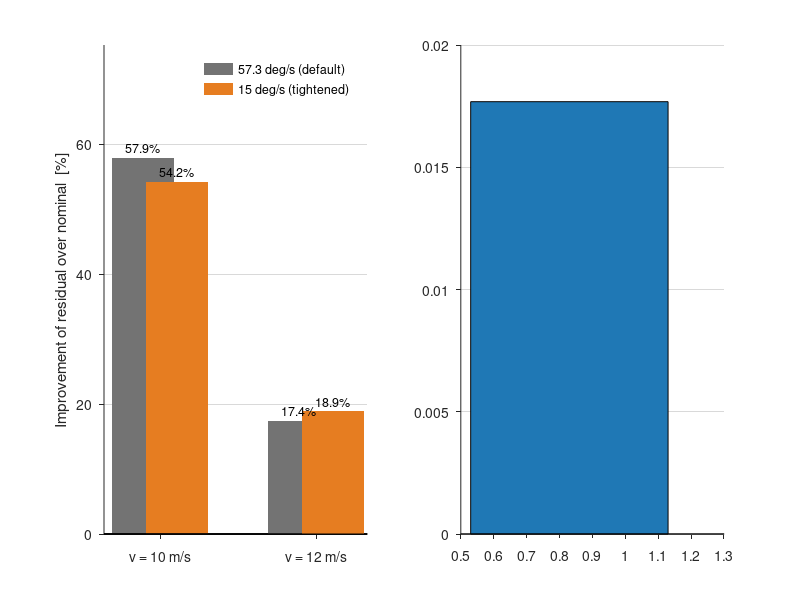

MATLAB code to generate this figure: (Note: this script raises an error after producing the figure.)
% 조향 각속도 제약 민감도 - 성능 이득이 완화된 제약 덕분인가?
%
% 기본 제약 57.3 deg/s (앞바퀴) 는 시뮬레이터 기준 운전자가 같은 코스에서 쓴
% 최대값(2.47 deg/s)의 23배다. 3.8배 강화(15 deg/s)해도 결론이 유지되는지 확인.
%
%   개선율   58% -> 54% (v=10),  17% -> 19% (v=12)   = 유지
%   조향채터 39~48% 감소                              = 오히려 개선
%
% 데이터: fig_ddelta.mat  (results/ddelta_summary.py 생성)
% 실행:   results/matlab/ 폴더 안에서 `plot_ddelta`
% 요구:   base MATLAB 만 (툴박스 불필요). R2013a 이상.

load('fig_ddelta.mat')

NOM  = [0.12 0.47 0.71];      % 파랑 - nominal
RES  = [0.90 0.49 0.13];      % 주황 - residual
GRY  = [0.45 0.45 0.45];

figure('Color','w','Position',[80 80 980 380])

%% (a) 제약별 개선율 - 유지되는가
subplot(1,2,1); hold on; box off
set(gca,'FontSize',10,'TickDir','out','YGrid','on', ...
        'GridColor',[.85 .85 .85],'GridAlpha',1,'Layer','bottom')
sp = [10 12];
for i = 1:2
    a = improve(v_target==sp(i) & limit==limit_loose);
    b = improve(v_target==sp(i) & limit==limit_tight);
    x = (i-1)*1.6;
    bar(x+0.7, a, 0.32, 'FaceColor', GRY, 'EdgeColor','none');
    bar(x+1.05, b, 0.32, 'FaceColor', RES, 'EdgeColor','none');
    text(x+0.7,  a+1.5, sprintf('%.1f%%', a), 'HorizontalAlignment','center','FontSize',9);
    text(x+1.05, b+1.5, sprintf('%.1f%%', b), 'HorizontalAlignment','center','FontSize',9);
end
set(gca,'XTick',[0.875 2.475],'XTickLabel',{'v = 10 m/s','v = 12 m/s'})
ylabel('Improvement of residual over nominal  [%]')
ylim([0 max(improve)*1.3]); xlim([0.3 3.0])
h(1)=patch(nan,nan,GRY,'EdgeColor','none'); h(2)=patch(nan,nan,RES,'EdgeColor','none');
legend(h, {sprintf('%.1f deg/s (default)', limit_loose), ...
           sprintf('%.0f deg/s (tightened)', limit_tight)}, ...
       'Location','northeast','Box','off','FontSize',9)

%% (b) 제약별 조향 채터 - 오히려 개선
subplot(1,2,2); hold on; box off
set(gca,'FontSize',10,'TickDir','out','YGrid','on', ...
        'GridColor',[.85 .85 .85],'GridAlpha',1,'Layer','bottom')
lbl = {}; xi = 0;
for i = 1:2
    for w = 0:1     % 0 = nominal, 1 = residual
        xi = xi + 1;
        if w == 0
            a = chat_nom(v_target==sp(i) & limit==limit_loose);
            b = chat_nom(v_target==sp(i) & limit==limit_tight);
            c = NOM;
        else
            a = chat_res(v_target==sp(i) & limit==limit_loose);
            b = chat_res(v_target==sp(i) & limit==limit_tight);
            c = RES;
        end
        bar(xi-0.17, a, 0.3, 'FaceColor', c, 'FaceAlpha', 0.35, 'EdgeColor','none');
        bar(xi+0.17, b, 0.3, 'FaceColor', c, 'EdgeColor','none');
        text(xi, max(a,b)*1.06, sprintf('%+.0f%%', 100*(b/a-1)), ...
             'HorizontalAlignment','center','FontSize',9,'Color',GRY);
        lbl{xi} = sprintf('v%d %s', sp(i), char('nom'*(w==0) + 'res'*(w==1)));
    end
end
set(gca,'XTick',1:4,'XTickLabel',lbl)
ylabel('Steering chatter  RMS(d\delta/dt)')
xlim([0.4 4.6]); ylim([0 max([chat_nom;chat_res])*1.25])
h2(1)=patch(nan,nan,[.5 .5 .5],'FaceAlpha',0.35,'EdgeColor','none');
h2(2)=patch(nan,nan,[.5 .5 .5],'EdgeColor','none');
legend(h2, {sprintf('%.1f deg/s', limit_loose), sprintf('%.0f deg/s', limit_tight)}, ...
       'Location','northwest','Box','off','FontSize',9)

%% 콘솔 요약
fprintf('\n[조향 각속도 제약 민감도]  기준 운전자 최대 %.2f deg/s\n', ipg_driver_max);
for i = 1:2
    a = improve(v_target==sp(i) & limit==limit_loose);
    b = improve(v_target==sp(i) & limit==limit_tight);
    ca = chat_res(v_target==sp(i) & limit==limit_loose);
    cb = chat_res(v_target==sp(i) & limit==limit_tight);
    fprintf('  v=%2d : 개선율 %.1f%% -> %.1f%%   채터(res) %.4f -> %.4f (%+.0f%%)\n', ...
            sp(i), a, b, ca, cb, 100*(cb/ca-1));
end
fprintf('\n  -> 제약을 %.1f배 강화해도 개선율 유지, 조향 채터는 감소\n\n', ...
        limit_loose/limit_tight);
